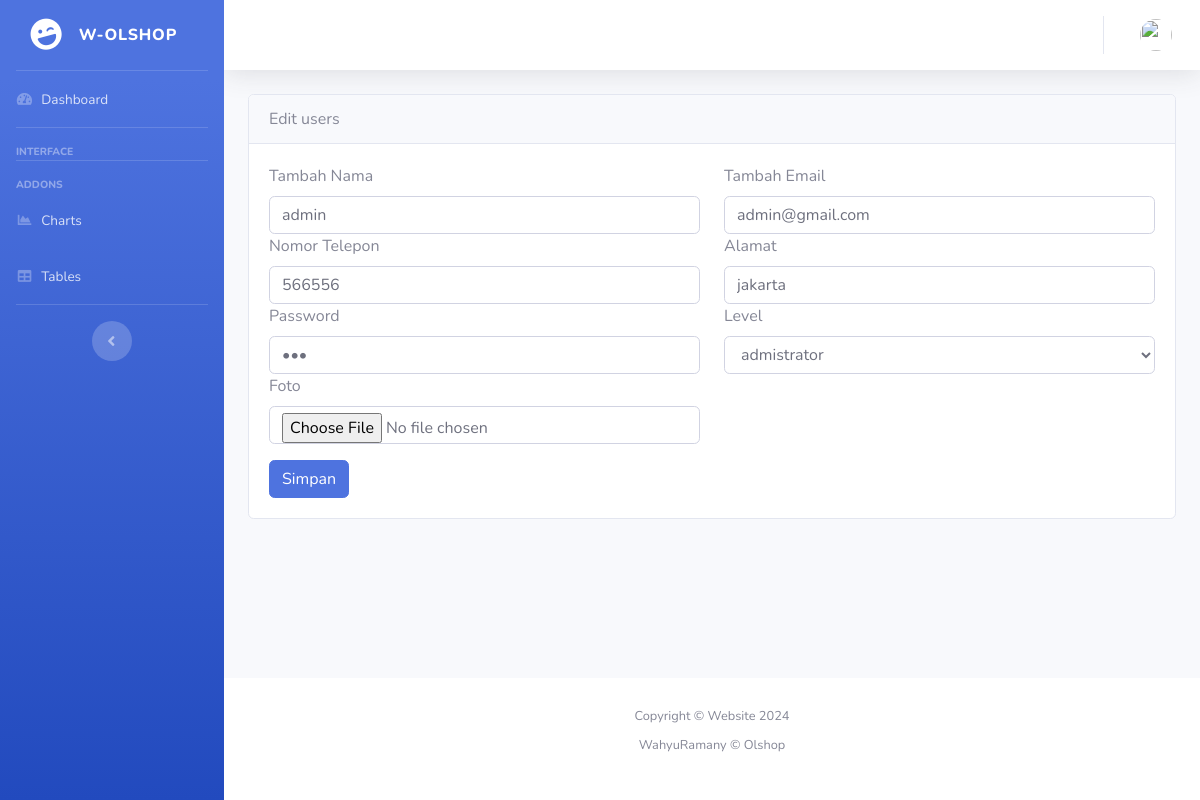
The page /admin/content/add-user.php?edit=2 on the database as committed earlier.
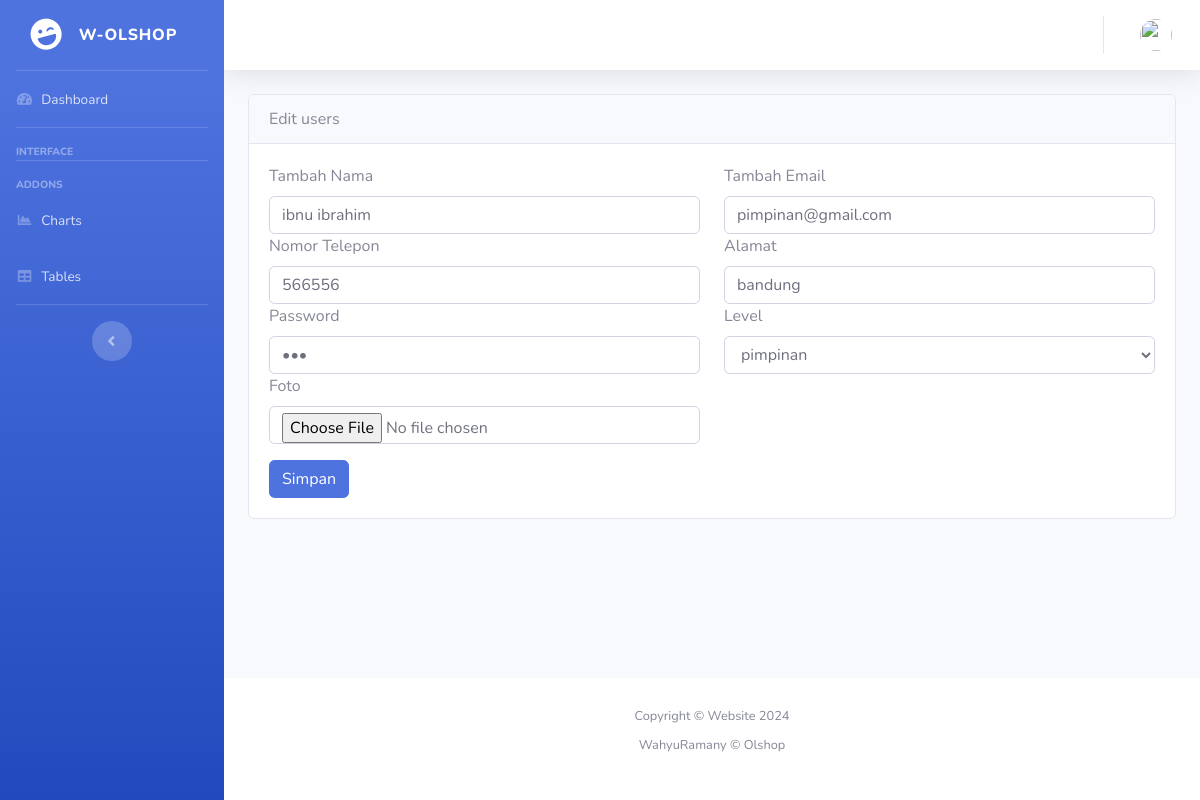
The same page on the database as committed later.
### tables this page shows
CREATE TABLE `user` (
  `id` int(12) NOT NULL,
  `id_level` int(12) NOT NULL,
  `nama_lengkap` varchar(100) NOT NULL,
  `email` varchar(100) NOT NULL,
  `no_telepon` varchar(100) NOT NULL,
  `alamat` varchar(100) NOT NULL,
  `password` varchar(100) NOT NULL,
  `foto` varchar(100) NOT NULL,
  `create_at` timestamp NOT NULL DEFAULT current_timestamp(),
  `update_at` timestamp NOT NULL DEFAULT current_timestamp() ON UPDATE current_timestamp()
);

CREATE TABLE `level` (
  `id` int(12) NOT NULL,
  `nama_level` varchar(100) NOT NULL,
  `create_at` timestamp NOT NULL DEFAULT current_timestamp(),
  `update_at` timestamp NOT NULL DEFAULT current_timestamp() ON UPDATE current_timestamp()
);

### admin/content/add-user.php (the view, shortened to what the changed rows need)
<?php
include '../database/koneksi.php';
$idUser  = isset($_GET['edit']) ? $_GET['edit'] : '';
$queryEditUser = mysqli_query($koneksi, "SELECT level.nama_level, user.* FROM user LEFT JOIN level on user.id_level = level.id WHERE user.id ='$idUser'");
$rowEditUser   = mysqli_fetch_assoc($queryEditUser);
?>
<!DOCTYPE html>
<html lang="en">
<head>
    <?php include '../layout/head.php' ?>
</head>
<body id="page-top">
    <div id="wrapper">
        <div id="content-wrapper" class="d-flex flex-column">
            <div id="content">
                <div class="container-fluid">
                    <div class="row">
                        <div class="col-sm-12">
                            <div class="card">
                                <div class="card-body">
                                    <form action="" method="post" enctype="multipart/form-data">
                                        <div class="mb-3 row">
                                            <div class="col-sm-6">
                                                <label for="" class="form-label">Tambah Nama</label>
                                                <input type="text"
                                                    class="form-control"
                                                    name="nama_lengkap"
                                                    placeholder="Masukkan nama user anda"
                                                    required
                                                    value="<?php echo isset($_GET['edit']) ? $rowEditUser['nama_lengkap'] : '' ?>">
                                            </div>
                                            <div class="col-sm-6">
                                                <label for="" class="form-label">Tambah Email</label>
                                                <input type="text"
                                                    class="form-control"
                                                    name="email"
                                                    placeholder="Masukkan email anda"
                                                    required
                                                    value="<?php echo isset($_GET['edit']) ? $rowEditUser['email'] : '' ?>">
                                            </div>
                                            <div class="col-sm-6">
                                                <label for="" class="form-label">Nomor Telepon</label>
                                                <input type="text"
                                                    class="form-control"
                                                    name="no_telepon"
                                                    placeholder="Masukkan nomor telepon anda"
                                                    required
                                                    value="<?php echo isset($_GET['edit']) ? $rowEditUser['no_telepon'] : '' ?>">
                                            </div>
                                            <div class="col-sm-6">
                                                <label for="" class="form-label">Alamat</label>
                                                <input type="text"
                                                    class="form-control"
                                                    name="alamat"
                                                    placeholder="Masukkan nama user disini"
                                                    required
                                                    value="<?php echo isset($_GET['edit']) ? $rowEditUser['alamat'] : '' ?>">
                                            </div>
                                            <div class="col-sm-6">
                                                <label for="" class="form-label">Password</label>
                                                <input type="password"
                                                    class="form-control"
                                                    name="password"
                                                    placeholder="Masukkan password disini"
                                                    required
                                                    value="<?php echo isset($_GET['edit']) ? $rowEditUser['password'] : '' ?>">
                                            </div>
                                            <div class="col-sm-6">
                                                <label for="" class="form-label">Level</label>
                                                <select name="id_level" class="form-control" id="">
                                                    <option value="<?php echo isset($_GET['edit']) ? $rowEditUser['id_level'] : '' ?>"><?php echo isset($_GET['edit']) ? $rowEditUser['nama_level'] : '--Pilih barang--' ?></option>
                                                </select>
                                            </div>
                                        </div>
                                    </form>
                                </div>
                            </div>
                        </div>
                    </div>
                </div>
            </div>
        </div>
    </div>
</body>
</html>

Rows that differ between the two databases and show on the page:
changed user: nama_lengkap "admin" → "ibnu ibrahim"; email "admin@gmail.com" → "pimpinan@gmail.com"; alamat "jakarta" → "bandung"; id_level "admistrator" → "pimpinan"
